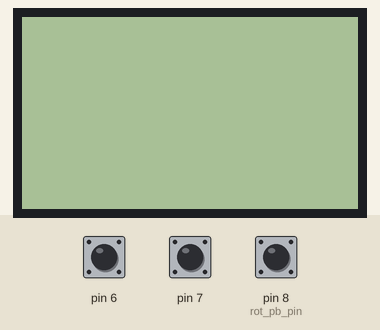
Simulated run of this sketch. Board: Arduino Uno, built with avr-gcc and run on an emulated ATmega328P. Shown: 84×48 one-colour display. The test bench sets the inputs (shaded band); at power-on: pin 8 (rot_pb_pin) HIGH, pin 6 HIGH, pin 7 HIGH.

Above: at 1.2 s.
1.3 s: pin 8 (rot_pb_pin) pulled LOW for 0.15 s
At 1.9 s:
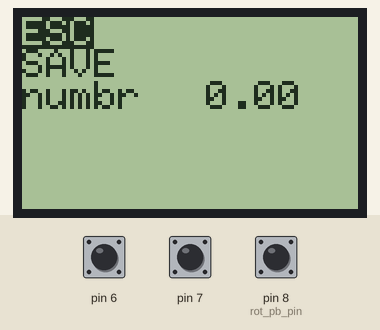
2.9 s: pin 8 (rot_pb_pin) pulled LOW for 1 s
At 4.7 s:
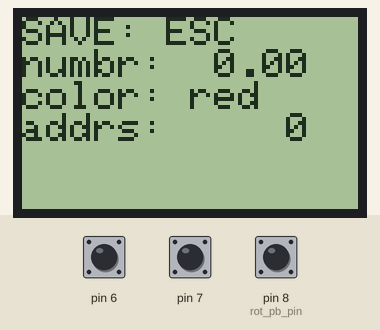
5.4 s: pin 8 (rot_pb_pin) pulled LOW for 0.15 s
At 6.2 s:
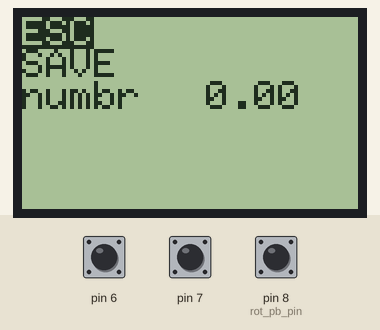
7.0 s: pin 8 (rot_pb_pin) pulled LOW for 3.2 s
At 9.0 s:
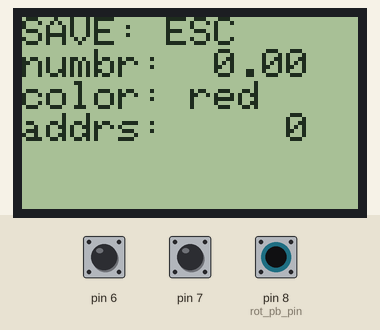
Timing chart, 0 to 10.5 s (numbered marks = the images above; inputs shaded):
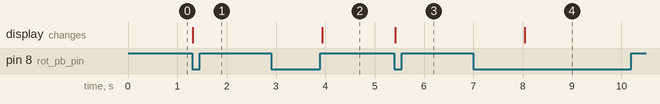

Measured:
- after the input at 1.3 s, the display: changes at once (image 1)
- after the input at 2.9 s, the display: changes after 1.0 s (image 2)
- after the input at 5.4 s, the display: changes at once (image 3)
- after the input at 7.0 s, the display: changes after 1.0 s (image 4)

The sketch:

NokiaLCD_Rot_Test2.ino
```cpp
//
//                       nc
//                       nc
//                       13 R1 - LCD-CLK prp
//                       nc
// nc                    11 R2 - LCD-DIN blu
// 3.3V LCD-VCC gry      nc
// nc                    nc
// GND LCD-GND  blk       8 RotBtn       org
// GND LCD-BL   wht
// nc                     7 RotA         red
//                        6 RotB         brn
// nc                     5 R3 - LCD-DC  org
// nc                     4 R4 - LCD-CE  red
// nc                     3 R5 - LCD-RST brn
// nc                    nc
// nc                    nc
// nc                    nc
//
// R1..R5 = 10k

#include <SPI.h>
#include <Adafruit_GFX.h>
#include <Adafruit_PCD8544.h>
#include <SimpleMenu.h>
#include <rotary.h>

// Hardware SPI (faster, but must use certain hardware pins):
// SCK is LCD serial clock (SCLK) - this is pin 13 on Arduino Uno
// MOSI is LCD DIN - this is pin 11 on an Arduino Uno
// pin 5 - Data/Command select (D/C)
// pin 4 - LCD chip select (CS)
// pin 3 - LCD reset (RST)
Adafruit_PCD8544 display = Adafruit_PCD8544(5, 4, 3);
// Note with hardware SPI MISO and SS pins aren't used but will still be read
// and written to during SPI transfer.  Be careful sharing these pins!

Rotary rot = Rotary(6, 7);
const int rot_pb_pin = 8;

SM_RangeDescr menu_1_range = {-100, 100, 1, 6,   2};
SM_RangeDescr menu_3_range = {   0, 255, 1, 6, -16};

#define MENU_0_NREXITS 2 // i.e. ESC & SAVE
#define MENU_0_SIZE 5
#define MENU_PAGESZ 3
#define MENU_COL1 0
#define MENU_COL2 40

const char *menu_0[] = {"ESC", "SAVE", "numbr", "color", "addrs", NULL};
//const char *menu_1[] = {"one", "two", "three", "four", "five", "six", NULL};
const char *menu_1[] = {NULL, (char *)&menu_1_range};
const char *menu_2[] = {"red", "green", "blue", "yellow", "cyan", "magta", "white", "black", "grey", NULL};
//const char *menu_3[] = {"north", "east", "south", "west", "UP", "RIGHT", "DOWN", "LEFT", NULL};
const char *menu_3[] = {NULL, (char *)&menu_3_range};
const char **menu_all[] = {menu_0, menu_1, menu_2, menu_3};

int menuSel[] = {0, 0, 0, 0};
int menuSaved[] = {0, 0, 0, 0};

class MySimpleMenu: public SimpleMenu {
  public:
    MySimpleMenu(const char ***menu_all, int *menuSel) :
      SimpleMenu(menu_all, menuSel, MENU_0_NREXITS),
      _mindex(0)
    {};

  protected:
    void showMenu(int first, int mindex) {
      _mindex = mindex;
      if (first) {
        memcpy(menuSel, menuSaved, sizeof(menuSel));
      }
    };

    void showMenuItem(const char *item, int sel, int iindex) {
      static int i0, k; // first and last item to display
      if (_mindex == 0) {
        i0 = (iindex / MENU_PAGESZ) * MENU_PAGESZ;
        k = i0 + MENU_PAGESZ;
        if (MENU_0_SIZE < k) k = MENU_0_SIZE;
      }
      display.clearDisplay();
      int i, j, y;
      for (i = i0, j = i - MENU_0_NREXITS + 1, y = 0;  i < k;  i++, j++, y += 8) {
        display.setCursor(MENU_COL1, y);
        if (_mindex == 0 && i == iindex) display.setTextColor(WHITE, BLACK);
        display.print(menu_0[i]);
        if (_mindex == 0 && i == iindex) display.setTextColor(BLACK, WHITE);
        if (i >= MENU_0_NREXITS) {
          display.setCursor(MENU_COL2, y);
          if (_mindex > 0 && i == _mindex + MENU_0_NREXITS - 1) {
            display.setTextColor(WHITE, BLACK);
            //display.print(item) does not work here because the internal buffer referred to by 'item'
            // may already have been overwritten by a previous call to menuItemChr().
            display.print(menuItemChr(menu_all[j], iindex));
            if (sel) display.print('*');
            display.setTextColor(BLACK, WHITE);
          } else {
            display.print(menuItemChr(menu_all[j], menuSel[j]));
          }
        }
      }
      display.display();
    };

    void exitMenu() {
      display.clearDisplay();
      // If 'Save':
      if (menuSel[0] == 1) memcpy(menuSaved, menuSel, sizeof(menuSel));
      for (int i = 0; i < 4; i++) {
        display.setCursor(0, i * 8);
        display.print(menu_0[i + 1]); display.print(": ");
        display.print(menuItemChr(menu_all[i], (i == 0 ? menuSel[i] : menuSaved[i])));
      }
      display.display();
    };

    void waitEnteringExiting(int entering) {
      while (digitalRead(rot_pb_pin) == 0);
    }
  private:
    int _mindex;
};

MySimpleMenu menu((const char ***)menu_all, (int *)menuSel);

void setup()   {
  display.begin();
  // Use the next line if the display is mounted upside-down.
  //display.setRotation(2);

  // Push button pin with pullup.
  pinMode(rot_pb_pin, INPUT);
  digitalWrite(rot_pb_pin, HIGH);

  display.setTextSize(1);
  display.setTextColor(BLACK, WHITE);
}

void loop() {
  int button = digitalRead(rot_pb_pin) == 0;
  unsigned char mvd = rot.process();

  menu.process(
    mvd ? (mvd == DIR_CW ? 1 : -1) : 0,
    button
  );
}
```
